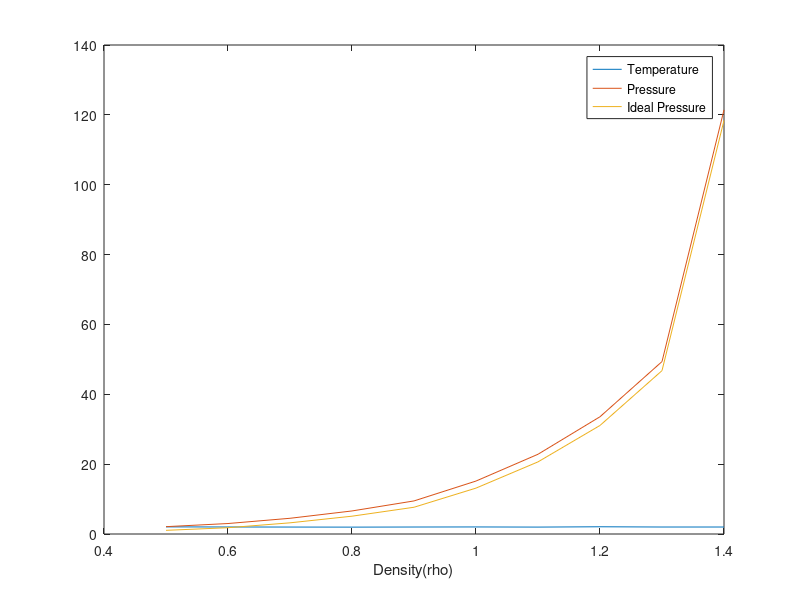
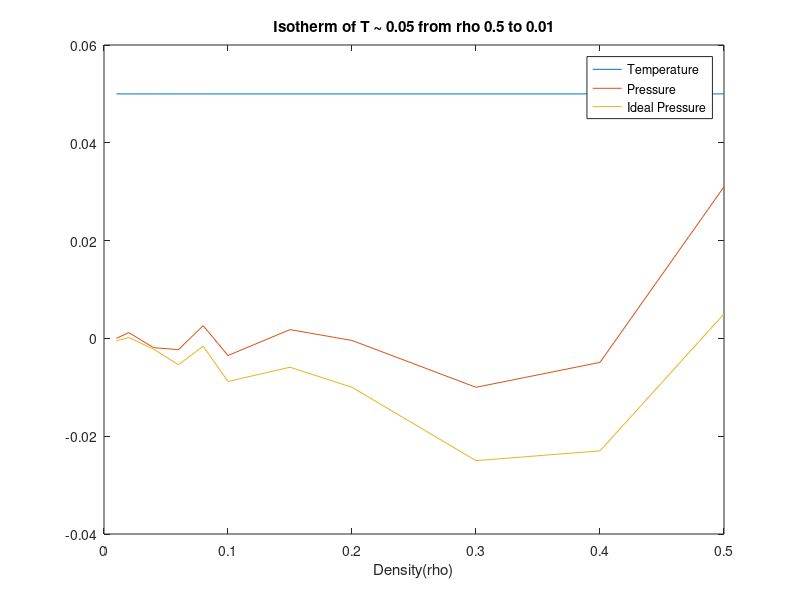

These charts were generated, in order, by the following MATLAB code:
% test 1 for T >1

T =    [2.04,2.01,1.99,1.97,2   ,2.02 ,1.98 ,2.07  ,2     ,2];
P =    [2.1 ,3   ,4.5 ,6.6 ,9.47,15.16,22.83,33.57 ,49.366,121.423];
Pnid = [1.05,1.8 ,3.2 ,5.1 ,7.66,13.14,20.65,31.075,46.77 ,118.42];
rho =  [0.5 ,0.6 ,0.7 ,0.8 ,0.9 ,1.0  ,1.1  ,1.2   ,1.3   ,1.4];
% T variation = 0.2
% P variation = 0.1
% Pnid variation = 0.1

plot(rho,T,rho,P,rho,Pnid);
%itle("Isotherm of T ~ 2 from rho 0.5 to 1.4");
xlabel ("Density(rho)");
legend ("Temperature","Pressure","Ideal Pressure");


% test 2 

T =    [0.05 ,0.05   ,0.05 ,0.05   ,0.05   ,0.05   ,0.05  ,0.05   ,0.05    ,0.05    ,0.05];
P =    [0.031,-0.0049,-0.01,-.00042,0.0018   ,-0.0035,0.0026,-0.0023,-0.00189,0.001186,2.15*10^-5];
Pnid = [0.005,-0.023 ,-0.025,-0.01 ,-0.0059,-0.0088,-0.0016,-0.0054,-0.0022 ,0.00017,-0.000485];
rho =  [0.5 ,0.4     ,0.3   ,0.2   ,0.15   ,0.1    ,0.08   ,0.06   ,.04   ,0.02     ,   0.01];
% T variation = 0.2
% P variation = 0.1
% Pnid variation = 0.1
figure;
plot(rho,T,rho,P,rho,Pnid);
title("Isotherm of T ~ 0.05 from rho 0.5 to 0.01");
xlabel ("Density(rho)");
legend ("Temperature","Pressure","Ideal Pressure");





 